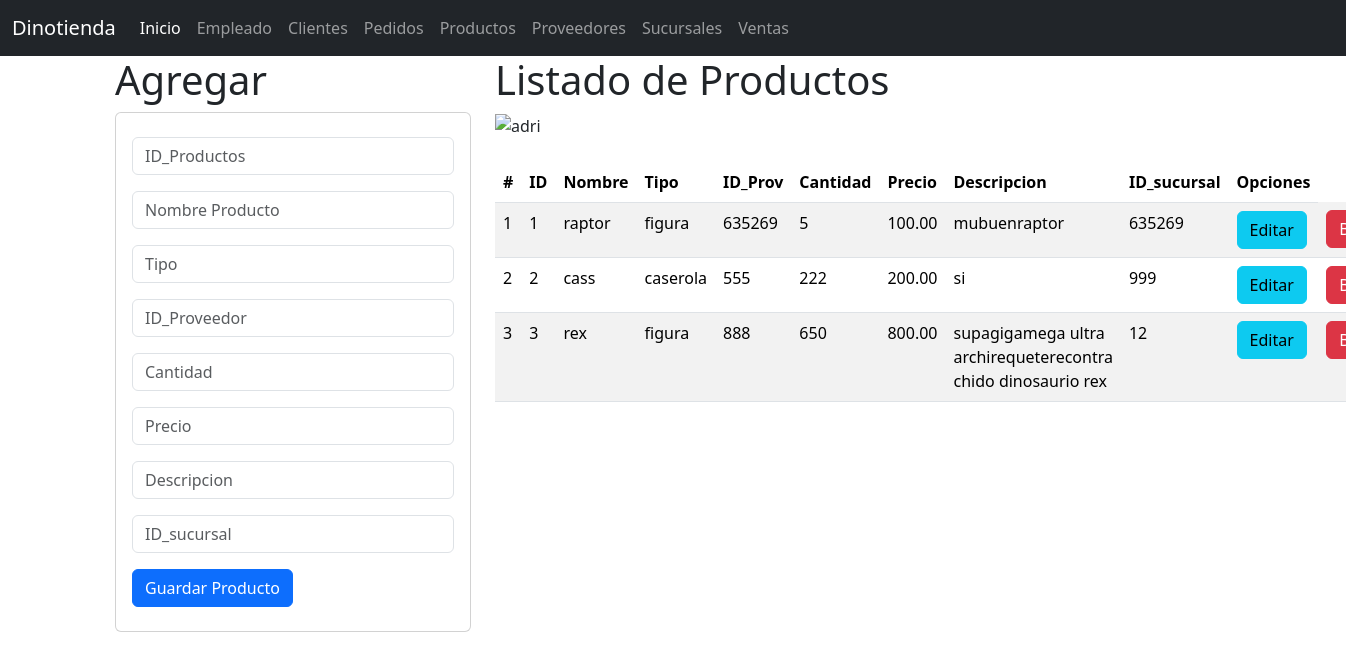
The page /productos on the database its author committed.
### productos_app/models.py (models this page shows, shortened)
class Productos(models.Model):
    id_prod=models.CharField(primary_key=True,max_length=6)
    nombre=models.CharField(max_length=50)
    tipo=models.CharField(max_length=60)
    id_prov=models.CharField(max_length=6)
    cant=models.IntegerField(default=0)
    precio=models.DecimalField(max_digits=5, decimal_places=2)
    desc=models.CharField(max_length=400)
    id_suc=models.CharField(max_length=6)

### productos_app/views.py (the view)
# urls.py: path("productos",views.inicio_vistaProductos,name="productos"),
def inicio_vistaProductos(request):
    losproductos=Productos.objects.all()
    return render(request, 'gestionarProductos.html', {'misproductos':losproductos})

### productos_app/templates/gestionarProductos.html
{% extends "base.html" %}
{% load static %}
{% block cuerpo %}
  <div class="row">
   <div class="col-sm-12 col-md-4 col-lg-4 col-xl-4">
     <h1>Agregar</h1>
     <div class="card">
      <div class="card-body">
        <form action="registrarProductos/" method="POST">{% csrf_token %}
          <div class="form-group py-2">
            <input type="text" id="txtid" name="txtid" class="form-control"
            placeholder="ID_Productos" minlength="1"  maxlength="6" required>
          </div>
          <div class="form-group py-2">
            <input type="text" id="txtnombre" name="txtnombre" class="form-control"
            placeholder="Nombre Producto" minlength="1"  maxlength="100" required>
          </div>
          <div class="form-group py-2">
            <input type="text" id="txttipo" name="txttipo" class="form-control"
            placeholder="Tipo" minlength="1" maxlength="100"  equired>
          </div>
          <div class="form-group py-2">
            <input type="text" id="txtpro" name="txtpro" class="form-control"
            placeholder="ID_Proveedor" minlength="1" maxlength="100"  equired>
          </div>
          <div class="form-group py-2">
            <input type="text" id="txtcant" name="txtcant" class="form-control"
            placeholder="Cantidad" minlength="1" maxlength="100"  equired>
          </div>
          <div class="form-group py-2">
            <input type="text" id="txtpre" name="txtpre" class="form-control"
            placeholder="Precio" minlength="1" maxlength="100"  equired>
          </div>
          <div class="form-group py-2">
            <input type="text" id="txtdesc" name="txtdesc" class="form-control"
            placeholder="Descripcion" minlength="1" maxlength="100"  equired>
          </div>
          <div class="form-group py-2">
            <input type="text" id="txtsuc" name="txtsuc" class="form-control"
            placeholder="ID_sucursal" minlength="1" maxlength="100"  equired>
          </div>
          <div class="form-group py-2">
            <button type="submit" class="btn btn-primary">Guardar Producto</button>
          </div>
        </form>
      </div>
    </div>
   </div>
  <div class="col-sm-12 col-md-8 col-lg-8 col-xl-8">
    <h1>Listado de Productos</h1>
    <img class="w-50" src="{% static 'img/juguetitos.png '%}" alt="adri" width="400" height="300">
    <br>
    <br>
    <table class="table table-striped">
        <thead>
          <tr>
            <th scope="col">#</th>
            <th scope="col">ID</th>
            <th scope="col">Nombre</th>
            <th scope="col">Tipo</th>
            <th scope="col">ID_Prov</th>
            <th scope="col">Cantidad</th>
            <th scope="col">Precio</th>
            <th scope="col">Descripcion</th>
            <th scope="col">ID_sucursal</th>
            <th>Opciones</th>
          </tr>
        </thead>
        <tbody>
          {% for m in misproductos %}
          <tr>
            <td> {{forloop.counter}} </td>
            <td> {{m.id_prod}} </td>
            <td> {{m.nombre}} </td>
            <td> {{m.tipo}} </td>
            <td> {{m.id_prov}} </td>
            <td> {{m.cant}} </td>
            <td> {{m.precio}} </td>
            <td> {{m.desc}} </td>
            <td> {{m.id_suc}} </td>
            <td><a href="seleccionarProductos/{{m.id_prod}}" class="btn btn-info">Editar</a></td>
            <td><a href="borrarProductos/{{m.id_prod}}" class="btn btn-danger">Borrar</a></td>
          </tr>
          {% endfor %}
        </tbody>
      </table>
  </div>
</div>
{% endblock %}

### rows shown on the page
Productos: id_prod "1", nombre "raptor", tipo "figura", id_prov "635269", cant "5", precio "100.00", desc "mubuenraptor", id_suc "635269"
Productos: id_prod "2", nombre "cass", tipo "caserola", id_prov "555", cant "222", precio "200.00", desc "si", id_suc "999"
Productos: id_prod "3", nombre "rex", tipo "figura", id_prov "888", cant "650", precio "800.00", desc "supagigamega ultra archirequeterecontra chido dinosaurio rex", id_suc "12"
